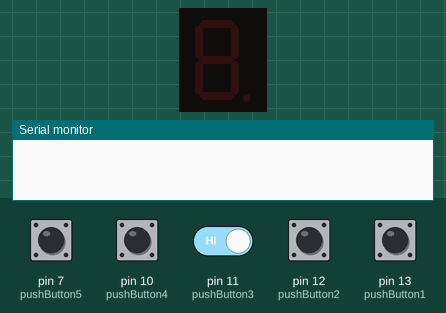
Simulated run of this sketch. Board: Arduino Uno, built with avr-gcc and run on an emulated ATmega328P. Parts: 1-digit seven-segment display, the last lines printed to the serial monitor. Wiring (inferred from the names in the program): 1-digit 7-segment display, segments lit when HIGH: segments pin 2, pin 3, pin 4, pin 5, pin 6, pin 8, pin 9. The inputs (shaded band) are chosen by the test bench; at power-on: pin 7 (pushButton5), pin 10 (pushButton4), pin 11 (pushButton3), pin 12 (pushButton2), pin 13 (pushButton1) HIGH. The segment pins are drawn as the display they are named for.

Above: at 1.2 s.
1.3 s: pin 7 (pushButton5) pulled LOW for 0.15 s
At 2.2 s:
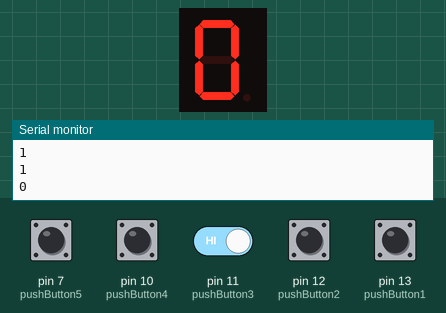
4.5 s: pin 7 (pushButton5) driven LOW and pin 11 (pushButton3) driven LOW
At 5.8 s:
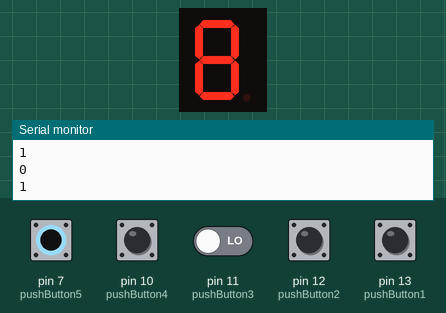
Timing chart, 0 to 7.5 s (numbered marks = the images above; inputs shaded):
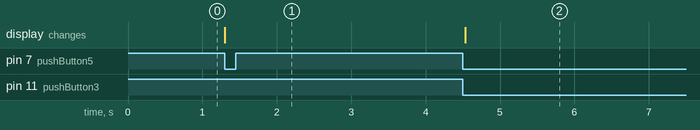

Measured:
- after the input at 1.3 s, the display: changes at once (image 1)
- after the input at 4.5 s, the display: changes at once (image 2)

The sketch:

arduino__code.ino
```cpp
int a = 2;  //For displaying segment "a"
int b = 3;  //For displaying segment "b"
int c = 4;  //For displaying segment "c"
int d = 5;  //For displaying segment "d"
int e = 6;  //For displaying segment "e"
int f = 8;  //For displaying segment "f"
int g = 9;  //For displaying segment "g"
int pushButton1 = 13;
int pushButton2= 12;
int pushButton3 = 11;
int pushButton4 = 10;
int pushButton5 = 7;

int output1[4] = {0,0,0,0};
int B[4] = {0,0,0,0};
int output3[7] = {0,0,0,0,0,0,0};
int output4[7];
int *p;

int last1;
int cur1;

int last2;
int cur2;

int last3;
int cur3;

int last4;
int cur4;

int last5;
int cur5;


void setup() {
  Serial.begin(9600);
    pinMode(a, OUTPUT);  //A
  pinMode(b, OUTPUT);  //B
  pinMode(c, OUTPUT);  //C
  pinMode(d, OUTPUT);  //D
  pinMode(e, OUTPUT);  //E
  pinMode(f, OUTPUT);  //F
  pinMode(g, OUTPUT);  //G

    pinMode(pushButton1, INPUT);
      pinMode(pushButton2, INPUT);
        pinMode(pushButton3, INPUT);
          pinMode(pushButton4, INPUT);
            pinMode(pushButton5, INPUT);

 cur1= digitalRead(pushButton1);
 cur2= digitalRead(pushButton2);
 cur3= digitalRead(pushButton3);
 cur4= digitalRead(pushButton4);
  // put your setup code here, to run once:

}

void printar(int b[], int n){
for(int i = 0; i < n; i++)
{
  Serial.println(b[i]);
}
}

int * calculate(int A[])
{
  for(int i = 0; i < 4; i++)
{
 if(A[i]==0){
  B[i] =1;
  }
 else if (A[i]==1){
  B[i] = 0;

 }
}


output3[0] = B[0]*B[1]*B[2]*B[3]+ B[0]*B[1]*A[2]*B[3] +B[0]*B[1]*A[2]*A[3]+ B[0]*A[1]*B[2]*A[3]+ B[0]*A[1]*A[2]*B[3]+ B[0]*A[1]*A[2]*A[3]+ A[0]*B[1]*B[2]*B[3]+ A[0]*B[1]*B[2]*A[3];
output3[1] = B[0]*B[1]*B[2]*B[3]+B[0]*B[1]*B[2]*A[3]+B[0]*B[1]*A[2]*B[3]+B[0]*B[1]*A[2]*A[3]+B[0]*A[1]*B[2]*B[3]+B[0]*A[1]*A[2]*A[3]+A[0]*B[1]*B[2]*B[3]+A[0]*B[1]*B[2]*A[3];
output3[2] = B[0]*B[1]*B[2]*B[3]+B[0]*B[1]*B[2]*A[3]+B[0]*B[1]*A[2]*A[3]+B[0]*A[1]*B[2]*B[3]+B[0]*A[1]*B[2]*A[3]+B[0]*A[1]*A[2]*B[3]+B[0]*A[1]*A[2]*A[3]+A[0]*B[1]*B[2]*B[3]+A[0]*B[1]*B[2]*A[3];
output3[3] = B[0]*B[1]*B[2]*B[3]+B[0]*B[1]*A[2]*B[3]+B[0]*B[1]*A[2]*A[3]+B[0]*A[1]*B[2]*A[3]+B[0]*A[1]*A[2]*B[3]+A[0]*B[1]*B[2]*B[3]+A[0]*B[1]*B[2]*A[3];
output3[4] = B[0]*B[1]*B[2]*B[3]+B[0]*B[1]*A[2]*B[3]+B[0]*A[1]*A[2]*B[3]+A[0]*B[1]*B[2]*B[3];
output3[5] = B[0]*B[1]*B[2]*B[3]+B[0]*A[1]*B[2]*B[3]+B[0]*A[1]*B[2]*A[3]+B[0]*A[1]*A[2]*B[3]+A[0]*B[1]*B[2]*B[3]+A[0]*B[1]*B[2]*A[3];
output3[6] = B[0]*B[1]*A[2]*B[3]+B[0]*B[1]*A[2]*A[3]+B[0]*A[1]*B[2]*B[3]+B[0]*A[1]*B[2]*A[3]+B[0]*A[1]*A[2]*B[3]+A[0]*B[1]*B[2]*B[3]+A[0]*B[1]*B[2]*A[3];

return output3;
}

void displayDigit(int arr[])
{


 //Conditions for displaying segment a
 if(arr[0]==1)
 digitalWrite(a,HIGH);

 //Conditions for displaying segment b
 if(arr[1]==1)
 digitalWrite(b,HIGH);

 //Conditions for displaying segment c
 if(arr[2]==1)
 digitalWrite(c,HIGH);

 //Conditions for displaying segment d
 if(arr[3]==1)
 digitalWrite(d,HIGH);

 //Conditions for displaying segment e
 if(arr[4]==1)
 digitalWrite(e,HIGH);

 //Conditions for displaying segment f
 if(arr[5]==1)
 digitalWrite(f,HIGH);
 if (arr[6]==1)
 digitalWrite(g,HIGH);

}
void turnOff()
{
  digitalWrite(a,LOW);
  digitalWrite(b,LOW);
  digitalWrite(c,LOW);
  digitalWrite(d,LOW);
  digitalWrite(e,LOW);
  digitalWrite(f,LOW);
  digitalWrite(g,LOW);
}
void loop() {


  last1 = cur1;
  cur1 = digitalRead(pushButton1);

  last2 = cur2;
  cur2 = digitalRead(pushButton2);

  last3= cur3;
  cur3 = digitalRead(pushButton3);

  last4= cur4;
  cur4 = digitalRead(pushButton4);

    last5= cur5;
  cur5 = digitalRead(pushButton5);

  if(last1 == HIGH && cur1== LOW) {
    Serial.print("The button 1 is pressed: ");

    // toggle state of LED
    if(output1[0] == 0) {
       output1[0]=1;
       Serial.println("Changing value to 1");
       Serial.println(output1[0]);
    }
  }

  if(last2 == HIGH && cur2== LOW) {
    Serial.print("The button 2 is pressed: ");

    // toggle state of LED
    if(output1[1] == 0) {
       output1[1]=1;
       Serial.println("Changing value to 1");
       Serial.println(output1[1]);
    }
  }
  if(last3 == HIGH && cur3== LOW) {
    Serial.print("The button 3 is pressed: ");

    // toggle state of LED
    if(output1[2] == 0) {
       output1[2]=1;
       Serial.println("Changing value to 1");
       Serial.println(output1[2]);
    }
  }
  if(last4 == HIGH && cur4== LOW) {
    Serial.print("The button 4 is pressed: ");

    // toggle state of LED
    if(output1[3] == 0) {
       output1[3]=1;
       Serial.println("Changing value to 1");
       Serial.println(output1[3]);
    }


  }

  if(last5 == HIGH && cur5== LOW) {
    Serial.print("The button 5 is pressed: ");

    p = calculate(output1);

      printar(p,7);
      displayDigit(p);


    }
  }
```
